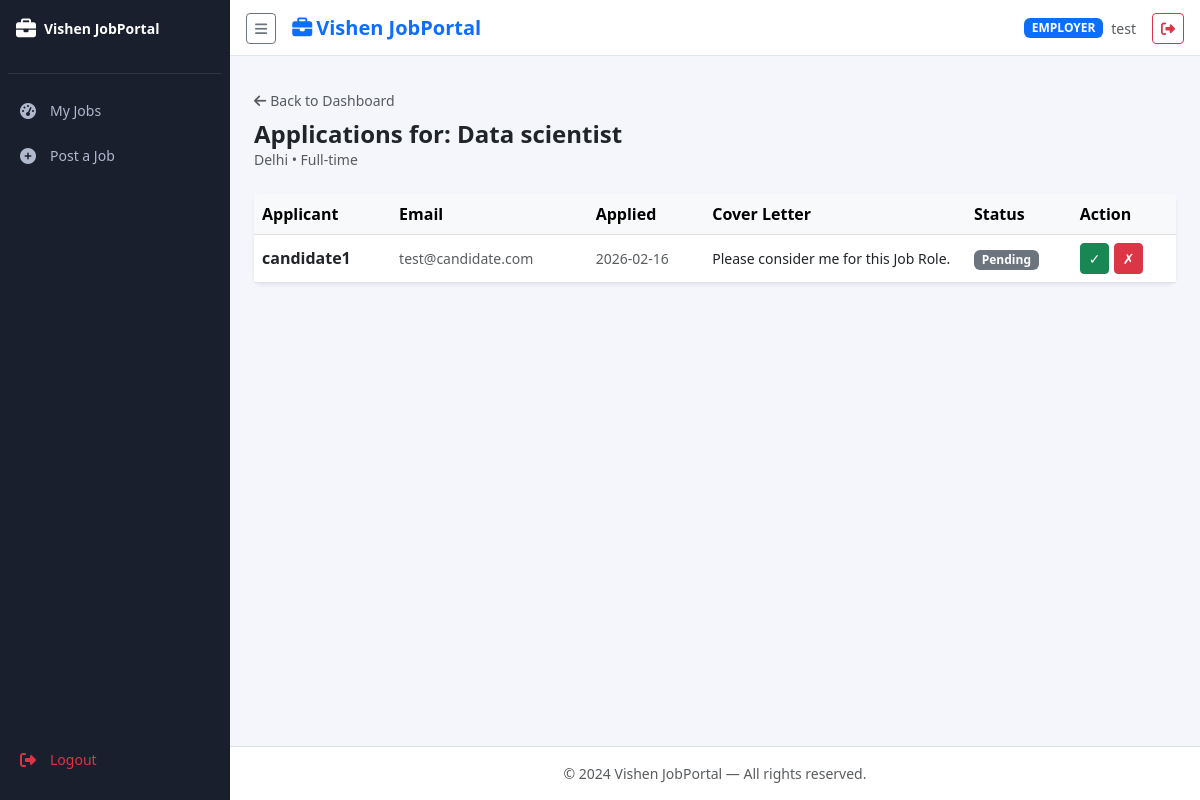
The page /employer/applications/1 (signed in) on the database its author committed.
### tables this page shows
CREATE TABLE jobs (
        id INTEGER PRIMARY KEY AUTOINCREMENT,
        title TEXT NOT NULL, description TEXT NOT NULL,
        location TEXT NOT NULL, salary TEXT, job_type TEXT,
        employer_id INTEGER NOT NULL,
        created_at TIMESTAMP DEFAULT CURRENT_TIMESTAMP,
        FOREIGN KEY(employer_id) REFERENCES users(id));

CREATE TABLE applications (
        id INTEGER PRIMARY KEY AUTOINCREMENT,
        job_id INTEGER NOT NULL, jobseeker_id INTEGER NOT NULL,
        cover_letter TEXT, status TEXT DEFAULT 'pending',
        applied_at TIMESTAMP DEFAULT CURRENT_TIMESTAMP,
        FOREIGN KEY(job_id) REFERENCES jobs(id),
        FOREIGN KEY(jobseeker_id) REFERENCES users(id));

CREATE TABLE users (
        id INTEGER PRIMARY KEY AUTOINCREMENT,
        name TEXT NOT NULL, email TEXT UNIQUE NOT NULL,
        password TEXT NOT NULL,
        role TEXT NOT NULL CHECK(role IN ('admin','employer','jobseeker')),
        company TEXT, created_at TIMESTAMP DEFAULT CURRENT_TIMESTAMP);

### app.py (the view)
@app.route('/employer/applications/<int:job_id>')
@role_required('employer')
def view_applications(job_id):
    conn = get_db()
    job = conn.execute("SELECT * FROM jobs WHERE id=? AND employer_id=?",
                       (job_id,session['user_id'])).fetchone()
    if not job: conn.close(); flash('Not found.','danger'); return redirect(url_for('dashboard'))
    apps = conn.execute("SELECT a.*,u.name,u.email FROM applications a "
        "JOIN users u ON u.id=a.jobseeker_id WHERE a.job_id=? ORDER BY a.applied_at DESC",(job_id,)).fetchall()
    conn.close(); return render_template('view_applications.html', job=job, applications=apps)

### app.py (called while the page is built)
def get_db():
    conn = sqlite3.connect(DATABASE)
    conn.row_factory = sqlite3.Row
    return conn

def role_required(*roles):
    def decorator(f):
        @wraps(f)
        def decorated(*args, **kwargs):
            if 'user_id' not in session:
                return redirect(url_for('login'))
            if session.get('role') not in roles:
                flash('Access denied.','danger')
                return redirect(url_for('dashboard'))
            return f(*args, **kwargs)
        return decorated
    return decorator

### templates/view_applications.html (shortened to what this page needs)
{% extends "base.html" %}
{% block content %}
<div class="mb-4">
  <a href="{{ url_for('dashboard') }}" class="text-muted text-decoration-none small">
    <i class="fas fa-arrow-left me-1"></i>Back to Dashboard
  </a>
  <h4 class="fw-bold mt-2 mb-0">Applications for: {{ job.title }}</h4>
  <p class="text-muted small">{{ job.location }} &bull; {{ job.job_type }}</p>
</div>
{% if applications %}
<div class="card border-0 shadow-sm rounded-3">
  <div class="table-responsive">
    <table class="table table-hover align-middle mb-0">
      <thead class="table-light">
        <tr>
          <th>Applicant</th><th>Email</th><th>Applied</th>
          <th>Cover Letter</th><th>Status</th><th>Action</th>
        </tr>
      </thead>
      <tbody>
        {% for app in applications %}
        <tr>
          <td class="fw-semibold">{{ app.name }}</td>
          <td class="text-muted small">{{ app.email }}</td>
          <td class="text-muted small">{{ app.applied_at[:10] }}</td>
          <td class="small" style="max-width:200px;white-space:nowrap;overflow:hidden;text-overflow:ellipsis">
            {{ app.cover_letter or '—' }}
          </td>
          <td>
            {% if app.status == 'accepted' %}
              <span class="badge bg-success">Accepted</span>
            {% elif app.status == 'rejected' %}
              <span class="badge bg-danger">Rejected</span>
            {% else %}
              <span class="badge bg-secondary">Pending</span>
            {% endif %}
          </td>
          <td>
            <form method="POST" action="{{ url_for('update_app_status', app_id=app.id, status='accepted') }}" class="d-inline">
              <button class="btn btn-sm btn-success" {% if app.status == 'accepted' %}disabled{% endif %}>✓</button>
            </form>
            <form method="POST" action="{{ url_for('update_app_status', app_id=app.id, status='rejected') }}" class="d-inline">
              <button class="btn btn-sm btn-danger" {% if app.status == 'rejected' %}disabled{% endif %}>✗</button>
            </form>
          </td>
        </tr>
        {% endfor %}
      </tbody>
    </table>
  </div>
</div>
{% else %}
<div class="text-center py-5">
  <i class="fas fa-inbox fa-3x text-muted mb-3"></i>
  <p class="text-muted">No applications received yet.</p>
</div>
{% endif %}
{% endblock %}

### templates/base.html (shortened to what this page needs)
<!DOCTYPE html>
<html lang="en">
<head>
  <link href="https://cdn.jsdelivr.net/npm/bootstrap@5.3.0/dist/css/bootstrap.min.css" rel="stylesheet">
  <link href="https://cdnjs.cloudflare.com/ajax/libs/font-awesome/6.4.0/css/all.min.css" rel="stylesheet">
  <link href="{{ url_for('static', filename='css/style.css') }}" rel="stylesheet">
</head>
<body>
{% if session.user_id %}
<div class="sidebar" id="sidebar">
  <div class="sidebar-brand">
    <i class="fas fa-briefcase fa-lg"></i>
    <span class="sidebar-label ms-2 fw-bold">Vishen JobPortal</span>
  </div>
  <hr class="text-secondary mx-2">
  <ul class="sidebar-nav list-unstyled">
    {% if session.role == 'admin' %}
      <li>
        <a href="{{ url_for('dashboard') }}" class="sidebar-link {% if request.endpoint == 'dashboard' %}active{% endif %}">
          <i class="fas fa-tachometer-alt fa-fw"></i>
          <span class="sidebar-label">Dashboard</span>
        </a>
      </li>
      <li>
        <a href="{{ url_for('admin_jobs') }}" class="sidebar-link {% if request.endpoint == 'admin_jobs' %}active{% endif %}">
          <i class="fas fa-file-alt fa-fw"></i>
          <span class="sidebar-label">Manage Jobs</span>
        </a>
      </li>
      <li>
        <a href="{{ url_for('admin_employers') }}" class="sidebar-link {% if request.endpoint == 'admin_employers' %}active{% endif %}">
          <i class="fas fa-building fa-fw"></i>
          <span class="sidebar-label">Employers</span>
        </a>
      </li>
      <li>
        <a href="{{ url_for('admin_jobseekers') }}" class="sidebar-link {% if request.endpoint == 'admin_jobseekers' %}active{% endif %}">
          <i class="fas fa-users fa-fw"></i>
          <span class="sidebar-label">Jobseekers</span>
        </a>
      </li>
    {% elif session.role == 'employer' %}
      <li>
        <a href="{{ url_for('dashboard') }}" class="sidebar-link {% if request.endpoint == 'dashboard' %}active{% endif %}">
          <i class="fas fa-tachometer-alt fa-fw"></i>
          <span class="sidebar-label">My Jobs</span>
        </a>
      </li>
      <li>
        <a href="{{ url_for('post_job') }}" class="sidebar-link {% if request.endpoint == 'post_job' %}active{% endif %}">
          <i class="fas fa-plus-circle fa-fw"></i>
          <span class="sidebar-label">Post a Job</span>
        </a>
      </li>
    {% endif %}
    <li class="mt-auto pt-3">
      <a href="{{ url_for('logout') }}" class="sidebar-link text-danger">
        <i class="fas fa-sign-out-alt fa-fw"></i>
        <span class="sidebar-label">Logout</span>
      </a>
    </li>
  </ul>
</div>
{% endif %}
{% if session.user_id %}
<div class="main-wrapper" id="mainWrapper">
  <nav class="topbar navbar px-3">
    <button class="btn btn-sm btn-outline-secondary me-3" id="sidebarToggle">
      <i class="fas fa-bars"></i>
    </button>
    <span class="navbar-brand fw-bold text-primary">
      <i class="fas fa-briefcase me-1"></i>Vishen JobPortal
    </span>
    <div class="ms-auto d-flex align-items-center gap-2">
      <span class="badge text-uppercase
        {% if session.role == 'admin' %}bg-danger
        {% elif session.role == 'employer' %}bg-primary
        {% else %}bg-success
        {% endif %}">{{ session.role }}</span>
      <span class="d-none d-md-inline text-muted small">{{ session.name }}</span>
      <a href="{{ url_for('logout') }}" class="btn btn-sm btn-outline-danger ms-2">
        <i class="fas fa-sign-out-alt"></i>
      </a>
    </div>
  </nav>
{% endif %}
  <main class="{% if session.user_id %}container-fluid px-4{% else %}container{% endif %} py-3">
    {% block content %}{% endblock %}
  </main>
  <footer class="footer text-center text-muted small py-3 border-top">
    &copy; 2024 Vishen JobPortal &mdash; All rights reserved.
  </footer>
</div>
</body>
</html>

### static/css/style.css (style rules this page uses)
:root { --sidebar-width: 230px; --sidebar-collapsed: 60px; --sidebar-bg: #1a1f2e; --sidebar-text: #b0b8cc; --sidebar-hover: #2d3450; --sidebar-active: #0d6efd; }
body { background:#f4f6fb; font-family:'Segoe UI',sans-serif; }
.sidebar { position:fixed; top:0; left:0; height:100vh; width:var(--sidebar-width); background:var(--sidebar-bg); transition:width .3s ease; overflow:hidden; z-index:1030; display:flex; flex-direction:column; }
.sidebar-brand { padding:18px 16px; color:white; white-space:nowrap; display:flex; align-items:center; }
.sidebar-nav { padding:0 8px; flex:1; display:flex; flex-direction:column; }
.sidebar-nav li { margin-bottom:4px; }
.sidebar-link { display:flex; align-items:center; gap:12px; padding:10px; border-radius:8px; color:var(--sidebar-text); text-decoration:none; white-space:nowrap; transition:all .2s; }
.sidebar-label { font-size:.875rem; }
.main-wrapper { margin-left:var(--sidebar-width); transition:margin-left .3s; min-height:100vh; display:flex; flex-direction:column; }
.topbar { background:white; border-bottom:1px solid #e0e6ef; height:56px; position:sticky; top:0; z-index:1020; }
.footer { margin-top:auto; background:white; }

### rows shown on the page
jobs: title "Data scientist", location "Delhi", job_type "Full-time"
applications: name "candidate1", email "test@candidate.com", applied_at "2026-02-16", cover_letter "Please consider me for this Job Role.", status "Pending"

### other values the page prints
{{ session.role }} "EMPLOYER"
{{ session.name }} "test"
